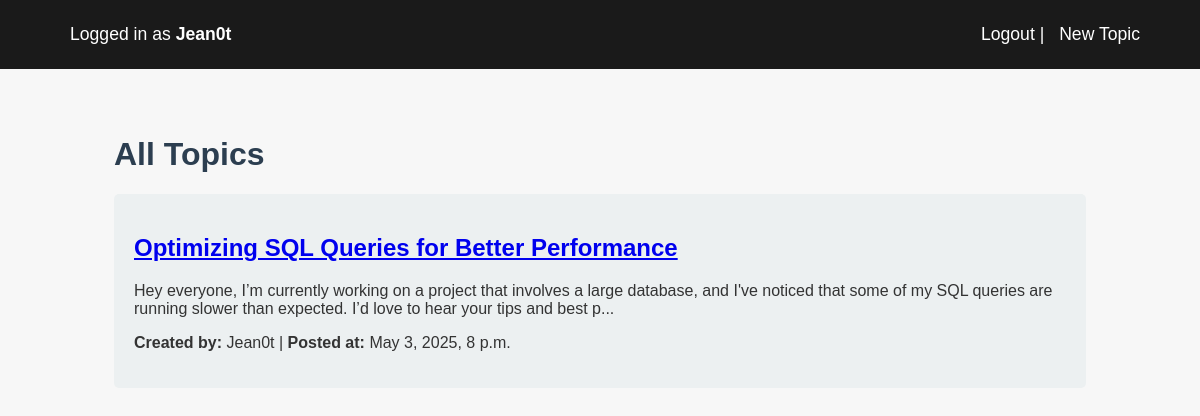
Screenshot of / (signed in) with the database file from the repository.
### forum/models.py (models this page shows, shortened)
class Topic(models.Model):
    title = models.CharField(max_length=128)
    body = models.TextField()
    author = models.ForeignKey(User, on_delete=models.CASCADE)
    created_at = models.DateTimeField(auto_now_add=True)

### forum/views.py (the view)
# urls.py: path("", views.topic_list, name="topic_list"),
def topic_list(request):
    topics = get_topics(request)
    return render(request, "forum/topic_list.html", {"topics": topics})

### forum/cache.py (called while the page is built)
def get_topics(request):
    cache_key = TOPICS_CACHE_KEY
    topics = cache.get(cache_key)
    if topics is None:
        topics = Topic.objects.all().order_by("-created_at")
        cache.set(cache_key, topics, timeout=CACHE_TIME)
    return topics

### forum/templates/forum/topic_list.html
{% extends 'forum/base.html' %}
{% block content %}
    <div class="container">
        <h1>All Topics</h1>
        {% for topic in topics %}
            <div class="topic">
                <h2><a href="{% url 'topic_detail' topic.id %}">{{ topic.title }}</a></h2>
                <p>{{ topic.body|slice:":200" }}...</p>
                <p><strong>Created by:</strong> {{ topic.author.username }} | <strong>Posted at:</strong> {{ topic.created_at }}</p>
            </div>
        {% empty %}
            <p>No topics available.</p>
        {% endfor %}
    </div>
{% endblock %}

### forum/templates/forum/base.html (shortened to what this page needs)
{% load static %}
<!DOCTYPE html>
<html lang="en">
<head>
    <link rel="stylesheet" href="{% static 'css/style.css' %}">
</head>
<body>
    <nav style="display: flex; justify-content: space-between; padding: 2% 5%; background-color: #1a1a1a;">
        <div style="width: 50%;">
            <a href={% url 'topic_list' %}>
            {% if request.user.is_authenticated %}
                Logged in as <strong>{{ request.user.username }}</strong>
            {% else %}
                Logged in as <strong>Guest</strong>
            {% endif %}
        </div>
        <div style="width: 50%; text-align: right;">
            {% if request.user.is_authenticated %}
                <a href="{% url 'custom_logout' %}">Logout</a> |
                <a href="{% url 'create_topic' %}">New Topic</a>
            {% else %}
                <a href="{% url 'login' %}">Login</a> |
                <a href="{% url 'signup' %}">Register</a>
            {% endif %}
        </div>
    </nav>
    <div style="width: 90%; margin: 0 auto; padding: 2%;">
        {% block content %}
        {% endblock %}
    </div>
</body>
</html>

### forum/static/css/style.css (style rules this page uses)
body { font-family: Arial, sans-serif; background-color: #f7f7f7; color: #333; margin: 0; padding: 0; }
nav { display: flex; justify-content: space-between; padding: 2% 5%; background-color: #1a1a1a;; color: #fff; }
nav a { color: #fff; text-decoration: none; margin-left: 10px; }
nav div { font-size: 1.1em; }
.container { width: 90%; margin: 0 auto; padding: 2%; }
h1, h2 { color: #2C3E50; }
.topic { background-color: #ecf0f1; margin-bottom: 10px; padding: 20px; border-radius: 5px; }

### rows the page displays
Topic: title "Optimizing SQL Queries for Better Performance", body "Hey everyone, I’m currently working on a project that involves a large database, and I've noticed that some of my SQL queries are running slower than expected. I’d love to hear your tips and best p", author.username "Jean0t", created_at "May 3, 2025, 8 p.m."

### other values shown
{{ request.user.username }} "Jean0t"
